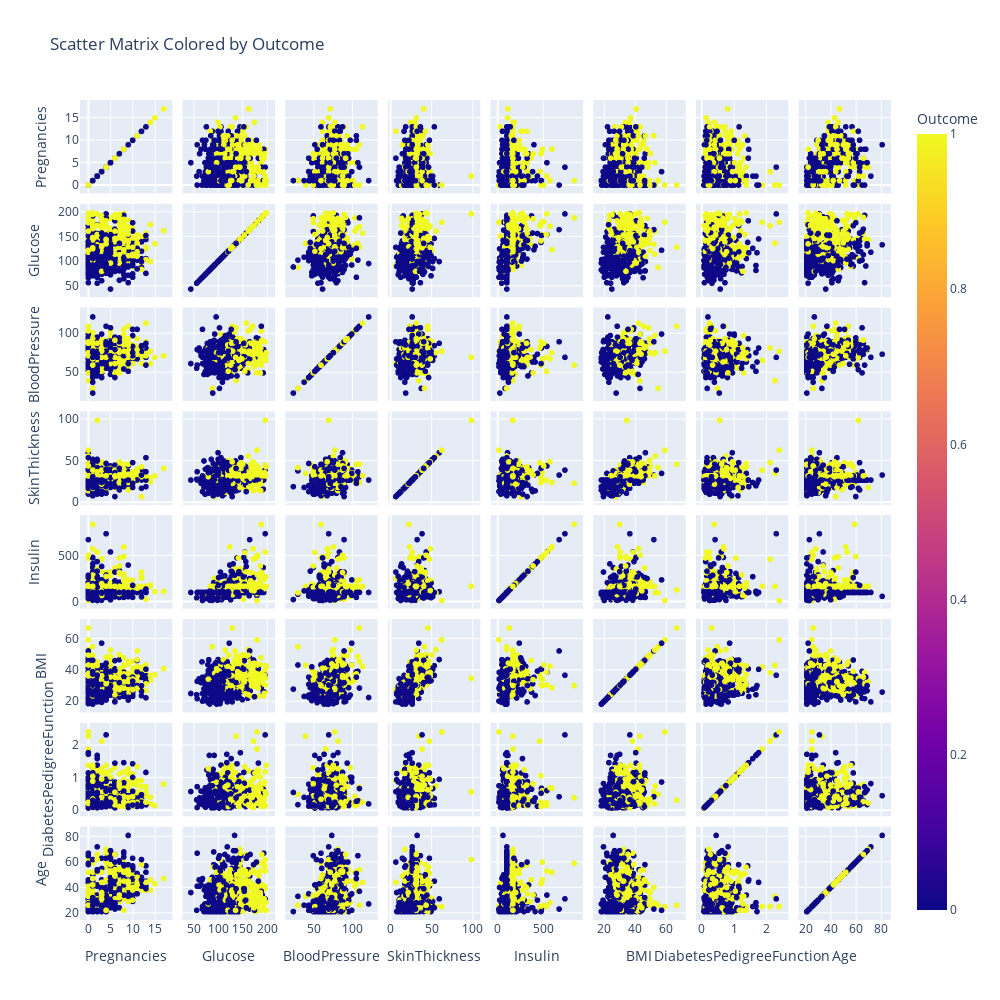

Notebook cell for this chart:
### Code cell
# --- Interactive scatter matrix (Plotly) ---
fig = px.scatter_matrix(df, dimensions=df.columns[:-1], color='Outcome', title='Scatter Matrix Colored by Outcome')
fig.update_layout(width=1000, height=1000)
fig.show()

### Figure 1 — Plotly figure (JSON) as saved in the notebook; plotly's stock layout.template omitted (floating-point values rounded to 4 significant figures; data arrays with more than 128 entries replaced by an {"elided": "..."} marker saying what was removed)
{"data": [{"dimensions": [{"axis": {"matches": true}, "label": "Pregnancies", "values": {"elided": "768 int values"}}, {"axis": {"matches": true}, "label": "Glucose", "values": {"elided": "768 float values"}}, {"axis": {"matches": true}, "label": "BloodPressure", "values": {"elided": "768 float values"}}, {"axis": {"matches": true}, "label": "SkinThickness", "values": {"elided": "768 float values"}}, {"axis": {"matches": true}, "label": "Insulin", "values": {"elided": "768 float values"}}, {"axis": {"matches": true}, "label": "BMI", "values": {"elided": "768 float values"}}, {"axis": {"matches": true}, "label": "DiabetesPedigreeFunction", "values": {"elided": "768 float values"}}, {"axis": {"matches": true}, "label": "Age", "values": {"elided": "768 int values"}}], "hovertemplate": "%{xaxis.title.text}=%{x}<br>%{yaxis.title.text}=%{y}<br>Outcome=%{marker.color}<extra></extra>", "legendgroup": "", "marker": {"color": {"elided": "768 int values"}, "coloraxis": "coloraxis", "symbol": "circle"}, "name": "", "showlegend": false, "type": "splom"}], "layout": {"coloraxis": {"colorbar": {"title": {"text": "Outcome"}}, "colorscale": [[0, "#0d0887"], [0.1111, "#46039f"], [0.2222, "#7201a8"], [0.3333, "#9c179e"], [0.4444, "#bd3786"], [0.5556, "#d8576b"], [0.6667, "#ed7953"], [0.7778, "#fb9f3a"], [0.8889, "#fdca26"], [1, "#f0f921"]]}, "dragmode": "select", "height": 1000, "legend": {"tracegroupgap": 0}, "title": {"text": "Scatter Matrix Colored by Outcome"}, "width": 1000}}
